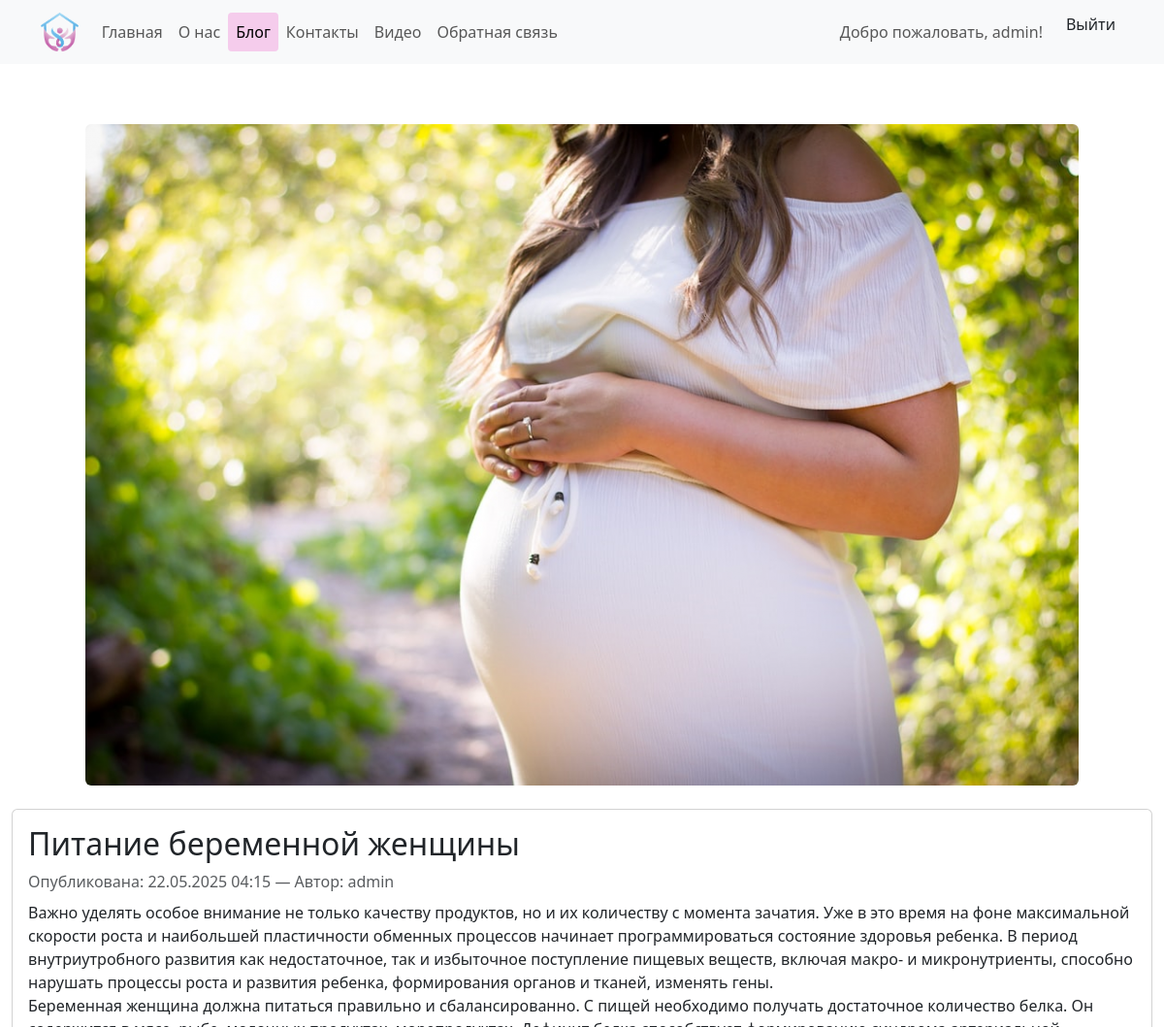
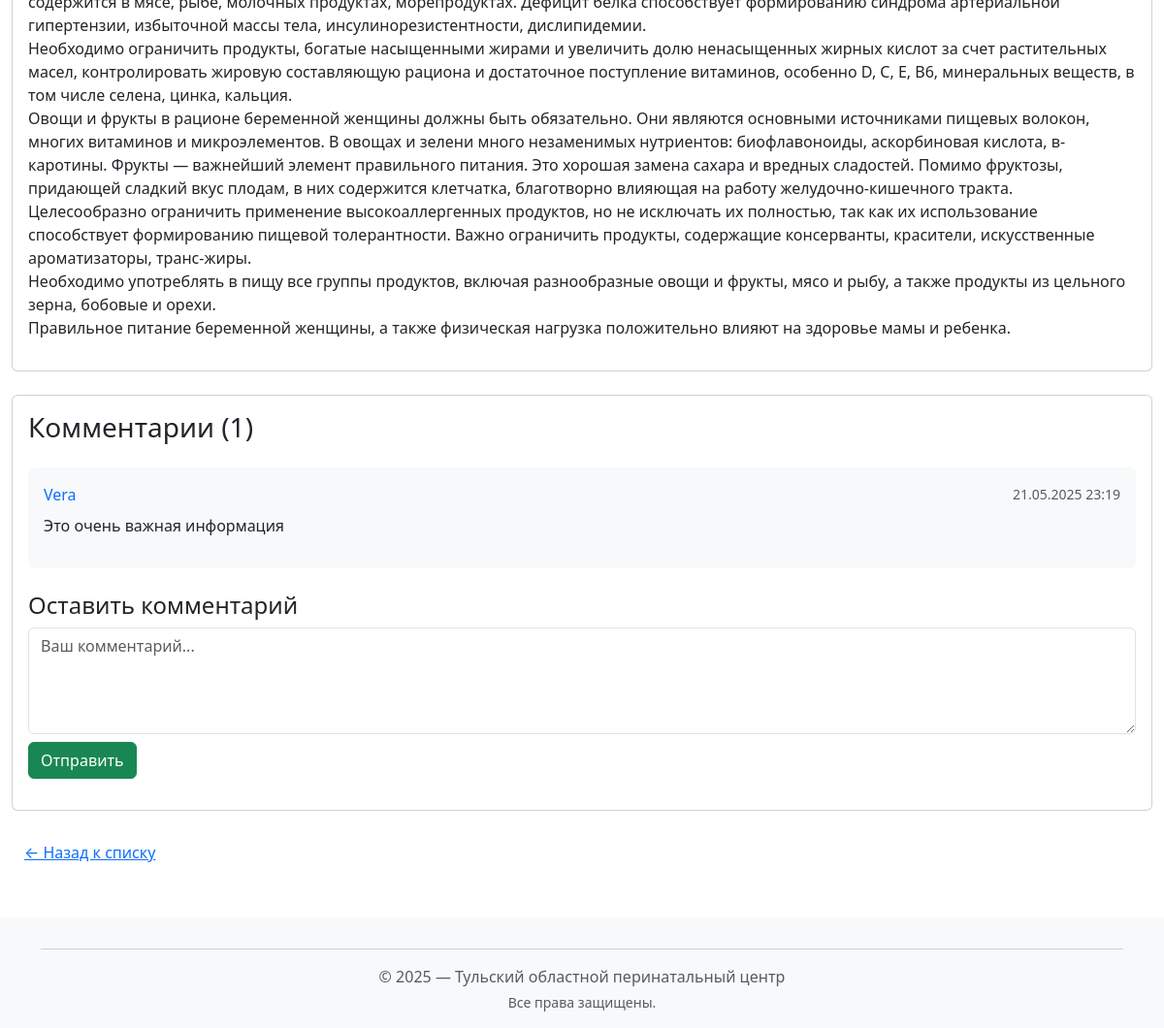
/blog/5/ (signed in), run on the app's committed database (2 pictures, top to bottom).
### app/models.py (models this page shows, shortened)
class Blog(models.Model):
    title   = models.CharField('Заголовок', max_length=200)
    summary = models.TextField('Краткое содержание', max_length=500)
    image   = models.ImageField(
        'Изображение',
        upload_to='blog_images/',
        blank=True,
        null=True
    )
    content = models.TextField('Полное содержание')
    posted  = models.DateTimeField('Опубликована', default=datetime.now, db_index=True)
    author  = models.ForeignKey(
        User,
        null=True,
        blank=True,
        on_delete=models.SET_NULL,
        verbose_name="Автор"
    )
    class Meta:
        verbose_name = 'Статья блога'
        verbose_name_plural = 'Статьи блога'
        ordering = ['-posted']

class Comment(models.Model):
    content = models.TextField('Текст комментария')
    created = models.DateTimeField('Дата комментария', auto_now_add=True, db_index=True)
    author  = models.ForeignKey(
        User,
        on_delete=models.CASCADE,
        verbose_name='Автор комментария'
    )
    post    = models.ForeignKey(
        Blog,
        on_delete=models.CASCADE,
        related_name='comments',
        verbose_name='Статья'
    )
    class Meta:
        verbose_name = 'Комментарий'
        verbose_name_plural = 'Комментарии'
        ordering = ['-created']

### app/views.py (the view)
# urls.py: path('blog/<int:pk>/', views.blog_detail,  name='blog_detail'),
def blog_detail(request, pk):
    post = get_object_or_404(Blog, pk=pk)
    if request.method == 'POST':
        if not request.user.is_authenticated:
            return redirect(f"{reverse('app:login')}?next={request.path}")
        comment_form = CommentForm(request.POST)
        if comment_form.is_valid():
            comment = comment_form.save(commit=False)
            comment.author = request.user
            comment.post = post
            comment.save()
            return redirect(post.get_absolute_url())
    else:
        comment_form = CommentForm()
    comments = post.comments.all()
    return render(request, 'app/blog_detail.html', {
        'title': post.title,
        'post':  post,
        'year':  datetime.now().year,
        'comment_form': comment_form,
        'comments': comments,
    })

### app/forms.py
class CommentForm(ModelForm):
    class Meta:
        model = Comment
        fields = ['content']
        widgets = {
            'content': forms.Textarea(attrs={
                'rows': 4,
                'cols': 40,
                'class': 'form-control',
                'placeholder': 'Ваш комментарий...'
            }),
        }

### app/templates/app/blog_detail.html (shortened to what this page needs)
﻿{% extends 'app/layout.html' %}
{% block content %}
<article class="mt-4">
    {% if post.image %}
    <div class="mb-4 text-center">
        <img src="{{ post.image.url }}" alt="{{ post.title }}" class="img-fluid rounded">
    </div>
    {% endif %}
    <div class="card mb-4">
        <div class="card-body">
            <h2 class="card-title">{{ post.title }}</h2>
            <p class="text-muted mb-2">
                Опубликована: {{ post.posted|date:"d.m.Y H:i" }}
                {% if post.author %}
                — Автор: {{ post.author.get_full_name|default:post.author.username }}
                {% endif %}
            </p>
            <div class="card-text">
                {{ post.content|linebreaks }}
            </div>
        </div>
    </div>
    <div class="card mb-4">
        <div class="card-body">
            <h3 class="mb-4">Комментарии ({{ comments.count }})</h3>
            {% for comment in comments %}
            <div class="bg-light p-3 rounded mb-3">
                <div class="d-flex justify-content-between align-items-center">
                    <span class="font-weight-bold text-primary">
                        {{ comment.author.get_full_name|default:comment.author.username }}
                    </span>
                    <small class="text-muted">
                        {{ comment.created|date:"d.m.Y H:i" }}
                    </small>
                </div>
                <p class="mt-2 mb-0">{{ comment.content|linebreaks }}</p>
            </div>
            {% empty %}
            <p>Комментариев пока нет.</p>
            {% endfor %}
            {% if user.is_authenticated %}
            <div class="mt-4">
                <h4>Оставить комментарий</h4>
                <form method="post">
                    <div class="form-group">
                        {{ comment_form.content }}
                    </div>
                    <button type="submit" class="btn btn-success mt-2">Отправить</button>
                </form>
            </div>
            {% else %}
            <div class="mt-4">
                <p>Для добавления комментария, пожалуйста, авторизуйтесь</p>
                <a href="{% url 'app:login' %}?next={{ request.path }}" class="btn btn-outline-secondary mr-2">Войти</a>
                <a href="{% url 'app:registration' %}" class="btn btn-outline-secondary">Зарегистрироваться</a>
            </div>
            {% endif %}
        </div>
    </div>
    <a href="{% url 'app:blog_list' %}" class="btn btn-link">← Назад к списку</a>
</article>
{% endblock %}

### app/templates/app/layout.html (shortened to what this page needs)
﻿{% load static %}
<!DOCTYPE html>
<html lang="ru">
<head>
    <link href="https://cdn.jsdelivr.net/npm/bootstrap@5.3.0/dist/css/bootstrap.min.css"
          rel="stylesheet">
    <link rel="stylesheet" href="{% static 'app/content/site.css' %}">
</head>
<body>
    <nav class="navbar navbar-expand-lg navbar-light bg-light fixed-top">
        <div class="container">
            <a class="navbar-brand" href="{% url 'app:index' %}">
                <img src="{% static 'app/content/logo.png' %}" height="40" alt="Логотип">
            </a>
            <div class="collapse navbar-collapse" id="nav">
                <ul class="navbar-nav me-auto">
                    <li class="nav-item">
                        <a class="nav-link {% if request.resolver_match.url_name == 'index' %}active{% endif %}"
                           href="{% url 'app:index' %}">Главная</a>
                    </li>
                    <li class="nav-item">
                        <a class="nav-link {% if request.resolver_match.url_name == 'about' %}active{% endif %}"
                           href="{% url 'app:about' %}">О нас</a>
                    </li>
                    <li class="nav-item">
                        <a class="nav-link
               {% if request.resolver_match.url_name == 'blog_list' or request.resolver_match.url_name == 'blog_detail' %}
                 active
               {% endif %}"
                           href="{% url 'app:blog_list' %}">Блог</a>
                    </li>
                    <li class="nav-item">
                        <a class="nav-link {% if request.resolver_match.url_name == 'contact' %}active{% endif %}"
                           href="{% url 'app:contact' %}">Контакты</a>
                    </li>
                    <li class="nav-item">
                        <a class="nav-link {% if request.resolver_match.url_name == 'video_list' %}active{% endif %}"
                           href="{% url 'app:video_list' %}">Видео</a>
                    </li>
                    <li class="nav-item">
                        <a class="nav-link {% if request.resolver_match.url_name == 'feedback' %}active{% endif %}"
                           href="{% url 'app:feedback' %}">Обратная связь</a>
                    </li>
                </ul>
                {% if user.is_authenticated %}
                <span class="navbar-text me-3">
                    Добро пожаловать, {{ user.username }}!
                </span>
                <form method="post" action="{% url 'app:logout' %}" style="display:inline;">
                    <button type="submit" class="btn btn-link nav-link px-2">Выйти</button>
                </form>
                {% else %}
                <ul class="navbar-nav">
                    <li class="nav-item"><a class="nav-link" href="{% url 'app:login' %}">Вход</a></li>
                    <li class="nav-item"><a class="nav-link" href="{% url 'app:registration' %}">Регистрация</a></li>
                </ul>
                {% endif %}
            </div>
        </div>
    </nav>
    <div class="container-fluid" style="padding-top:80px;">
        {% block content %}{% endblock %}
    </div>
    <footer class="bg-light text-center text-muted py-3 mt-5">
        <div class="container">
            <hr>
            <p class="mb-1">© {{ year }} — Тульский областной перинатальный центр</p>
            <p class="small mb-0">Все права защищены.</p>
        </div>
    </footer>
</body>
</html>

### app/static/app/content/site.css (style rules this page uses)
.nav-link { transition: background-color 0.3s ease; }

### data on the page
Blog: image (picture), title "Питание беременной женщины", posted "22.05.2025 04:15", author.get_full_name "admin", content "Важно уделять особое внимание не только качеству продуктов, но и их количеству с момента зачатия. Уже в это время на фоне максимальной скорости роста и наибольшей пластичности обменных процессов начинает программироваться состояние здоровья ребенка. В период внутриутробного развития как недостаточное, так и избыточное поступление пищевых веществ, включая макро- и микронутриенты, способно нарушать процессы роста и развития ребенка, формирования органов и тканей, изменять гены. Беременная женщина должна питаться правильно и сбалансированно. С пищей необходимо получать достаточное количество белка. Он содержится в мясе, рыбе, молочных продуктах, морепродуктах. Дефицит белка способствует…", count "1"
Comment: author.get_full_name "Vera", created "21.05.2025 23:19", content "Это очень важная информация"

### other printed values
{{ user.username }} "admin"
